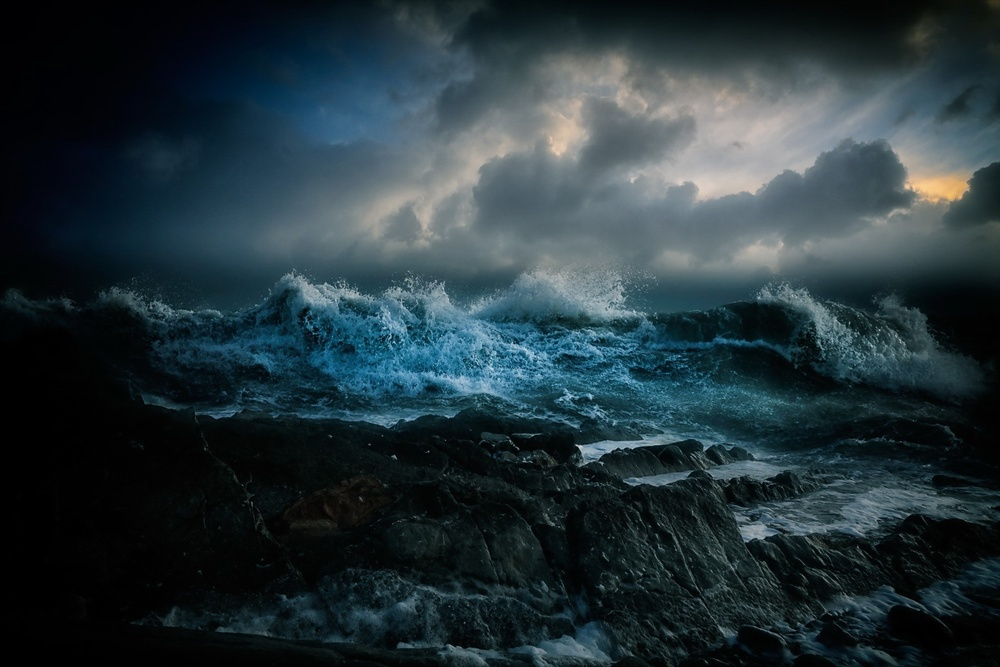
#> input picture photos/img_3.jpg, 1000 x 667 px, shrunk from 1920 x 1280 before the run
$ python Histogram_Computation.py
#> lines starting #> are read from the running program, lines starting #| are printed output that depends on the picture
# series 12
import cv2 as cv
import matplotlib.pyplot as plt

# read the image
img = cv.imread('photos/img_3.jpg')
#> img is the input picture: shape (667, 1000, 3); mean B, G, R 58.8, 53.1, 37.9

# display the image
cv.imshow('see', img)

# convert grayscale
gray = cv.cvtColor(img, cv.COLOR_BGR2GRAY)
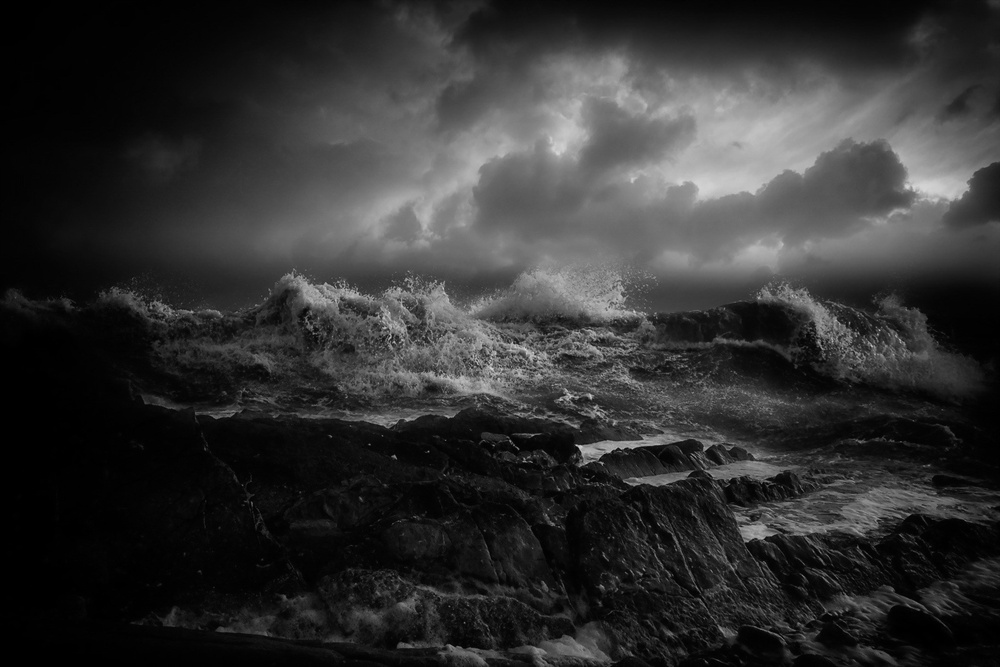
#> gray: shape (667, 1000); min 0, max 225, mean 49.2
cv.imshow('gray see', gray)

# grayscale histogram
# insert list of images, which is only 1 image here
gray_hist = cv.calcHist([gray], [0], None, [256], [0, 256])
#> gray_hist = 256 values, max 23714 at index 2, min 0 at index 214, mean 2605.5

# [11 lines of commented-out code are left out]
plt.figure()
plt.title('color histogram')
plt.xlabel('bins')
plt.ylabel('# of pixels')
colors = ('b', 'g', 'r')
for i, col in enumerate(colors):
    hist = cv.calcHist([img], [i], None, [256], [0, 256])
    plt.plot(hist, color=col)
    plt.xlim([0, 256])

plt.show()
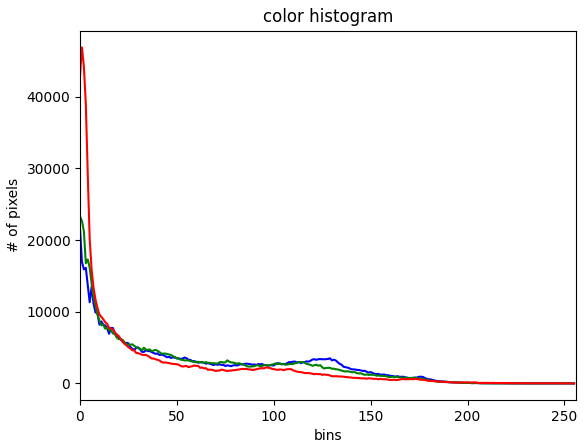
#> figure drawn by matplotlib, 1 panel; curve peaks at x = 0, y = 21595; curve peaks at x = 0, y = 23263; curve peaks at x = 1, y = 46881

# wait infinitely
cv.waitKey(0)
